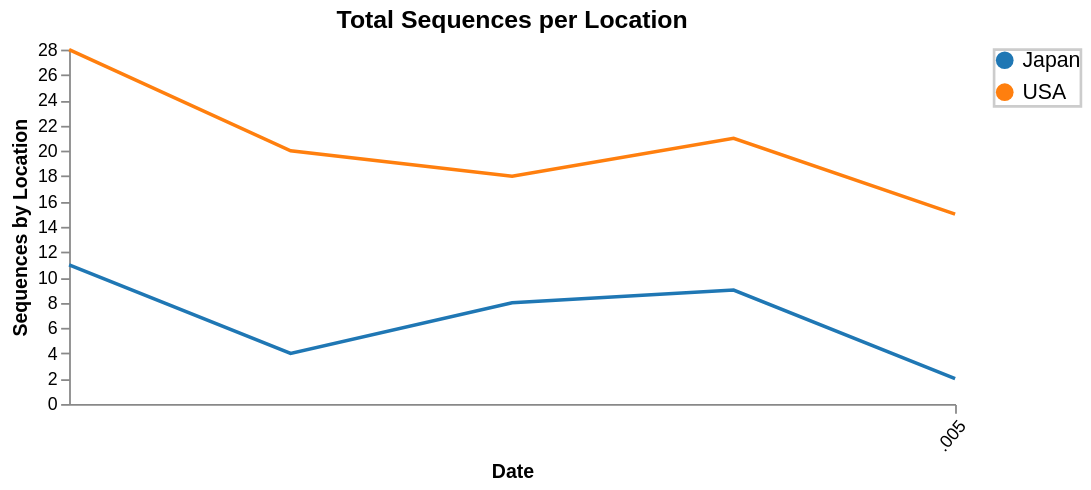

Specify this chart in Vega-Lite:
### Vega specification from a JSON file in a GitHub repository (floating-point values rounded to 4 significant figures)
{"$schema": "https://vega.github.io/schema/vega/v5.json", "description": "A basic line chart example.", "width": 500, "height": 200, "padding": 5, "title": {"text": "Total Sequences per Location", "anchor": "middle", "fontSize": 14, "frame": "group", "offset": 4}, "signals": [{"name": "hoverLocation", "value": null, "on": [{"events": "line:mouseover", "update": "{location: datum.c}"}, {"events": "line:mouseout", "update": "null"}]}], "data": [{"name": "line_data", "values": [{"c": "USA", "x": 1, "y": "28"}, {"c": "USA", "x": 2, "y": "20"}, {"c": "USA", "x": 3, "y": "18"}, {"c": "USA", "x": 4, "y": "21"}, {"c": "USA", "x": 5, "y": "15"}, {"c": "Japan", "x": 1, "y": "11"}, {"c": "Japan", "x": 2, "y": "4"}, {"c": "Japan", "x": 3, "y": "8"}, {"c": "Japan", "x": 4, "y": "9"}, {"c": "Japan", "x": 5, "y": "2"}], "transform": [{"type": "collect", "sort": {"field": "c"}}]}], "scales": [{"name": "x", "type": "time", "range": "width", "domain": {"data": "line_data", "field": "x"}}, {"name": "y", "type": "linear", "range": "height", "nice": true, "zero": true, "domain": {"data": "line_data", "field": "y"}}, {"name": "color", "type": "ordinal", "range": {"scheme": "category10"}, "domain": {"data": "line_data", "field": "c"}}], "axes": [{"orient": "bottom", "scale": "x", "title": "Date", "encode": {"labels": {"update": {"angle": {"value": -50}, "fontSize": {"value": 10}, "align": {"value": "right"}}}}}, {"orient": "left", "scale": "y", "title": "Sequences by Location"}], "marks": [{"type": "group", "from": {"facet": {"name": "series", "data": "line_data", "groupby": "c"}}, "marks": [{"type": "line", "from": {"data": "series"}, "encode": {"enter": {"x": {"scale": "x", "field": "x"}, "y": {"scale": "y", "field": "y"}, "stroke": {"scale": "color", "field": "c"}, "strokeWidth": {"value": 2}, "tooltip": {"signal": "{title: datum.c,'Date': timeFormat(datum.x, '%b %d'), 'Sequences Per Location': datum.y}"}}, "update": {"opacity": [{"test": "hoverLocation == null || datum.c == hoverLocation.location || hoverLocation.location == null", "value": 1}, {"value": 0.5}]}}}]}], "legends": [{"fill": "color", "encode": {"title": {"update": {"fontSize": {"value": 14}}}, "labels": {"interactive": true, "update": {"fontSize": {"value": 12}, "fill": {"value": "black"}}}, "symbols": {"update": {"stroke": {"value": "transparent"}}}, "legend": {"update": {"stroke": {"value": "#ccc"}, "strokeWidth": {"value": 1.5}}}}}]}
